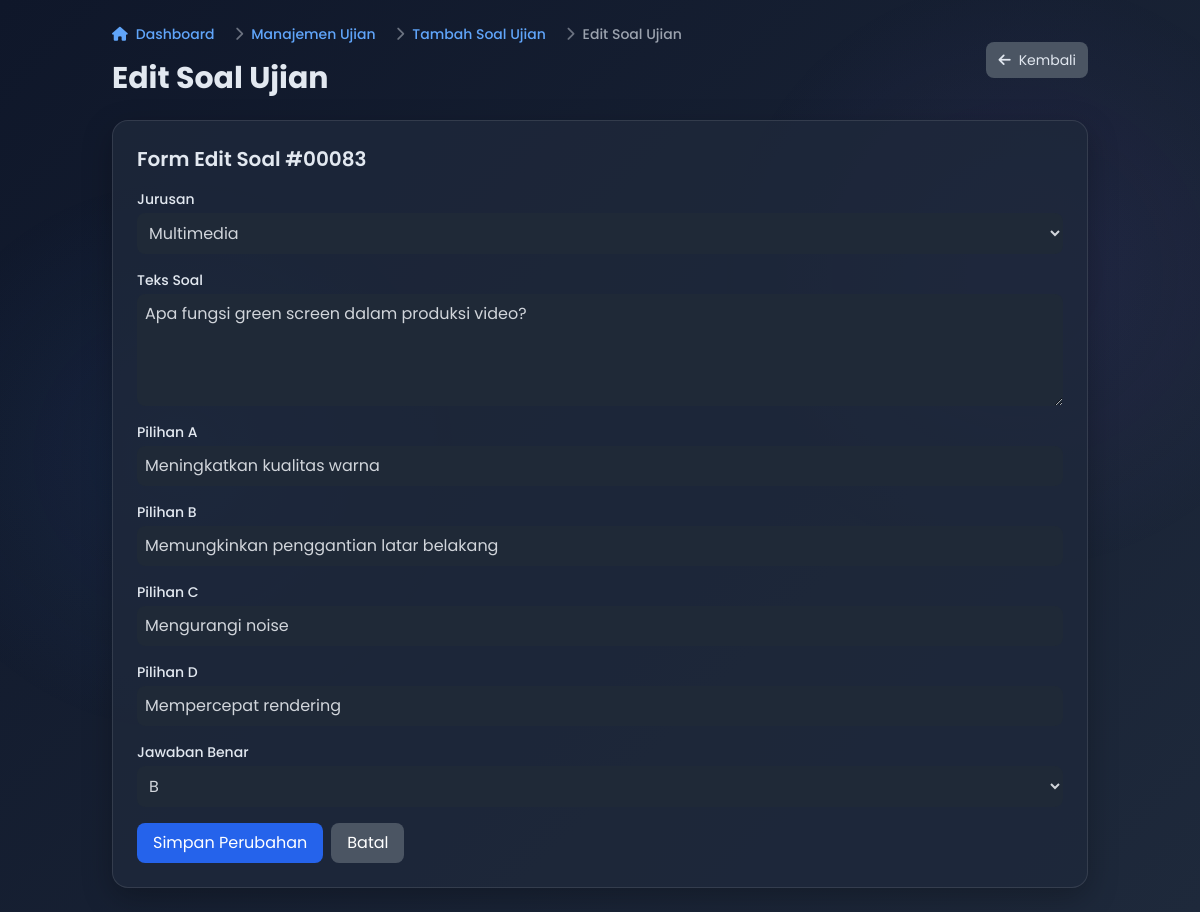
/login/edit_question.php?question_id=83 (signed in), run on the app's committed database.
### tables this page shows
CREATE TABLE `questions` (
  `id` int(11) NOT NULL AUTO_INCREMENT,
  `major_id` int(11) NOT NULL,
  `question_text` text NOT NULL,
  `option_a` varchar(255) NOT NULL,
  `option_b` varchar(255) NOT NULL,
  `option_c` varchar(255) NOT NULL,
  `option_d` varchar(255) NOT NULL,
  `correct_answer` enum('A','B','C','D') NOT NULL,
  `created_at` datetime DEFAULT current_timestamp(),
  PRIMARY KEY (`id`),
  KEY `major_id` (`major_id`),
  CONSTRAINT `questions_ibfk_1` FOREIGN KEY (`major_id`) REFERENCES `majors` (`id`) ON DELETE CASCADE
);

CREATE TABLE `majors` (
  `id` int(11) NOT NULL AUTO_INCREMENT,
  `name` varchar(100) NOT NULL,
  PRIMARY KEY (`id`)
);

### login/edit_question.php (the view, shortened to what this page needs)
<?php
$servername = "localhost";
$username = "root";
$password = "";
$dbname = "stm_gotham";
$conn = new mysqli($servername, $username, $password, $dbname);
$question_id = (int)($_GET['question_id'] ?? 0);
$sql = "SELECT q.id, q.major_id, q.question_text, q.option_a, q.option_b, q.option_c, q.option_d, q.correct_answer
        FROM questions q
        WHERE q.id = ?";
$stmt = $conn->prepare($sql);
$stmt->bind_param("i", $question_id);
$stmt->execute();
$result = $stmt->get_result();
$question = $result->fetch_assoc();
$sql = "SELECT id, name FROM majors ORDER BY name ASC";
$result = $conn->query($sql);
$majors = $result ? $result->fetch_all(MYSQLI_ASSOC) : [];
?>
<!DOCTYPE html>
<html lang="id">
<head>
    <script src="https://cdn.tailwindcss.com"></script>
    <link href="https://cdnjs.cloudflare.com/ajax/libs/font-awesome/6.0.0-beta3/css/all.min.css" rel="stylesheet">
</head>
<body>
    <div class="container mx-auto p-4 md:p-6">
        <div class="flex flex-col md:flex-row justify-between items-start md:items-center mb-6">
            <div>
                <nav class="flex mb-4" aria-label="Breadcrumb">
                    <ol class="inline-flex items-center space-x-1 md:space-x-3">
                        <li class="inline-flex items-center">
                            <a href="admin_dashboard.php" class="inline-flex items-center text-sm font-medium text-blue-400 hover:text-blue-300">
                                <i class="fas fa-home mr-2"></i>
                                Dashboard
                            </a>
                        </li>
                        <li>
                            <div class="flex items-center">
                                <i class="fas fa-chevron-right text-gray-500 mx-2 text-sm"></i>
                                <a href="exam_management.php" class="text-sm font-medium text-blue-400 hover:text-blue-300">Manajemen Ujian</a>
                            </div>
                        </li>
                        <li>
                            <div class="flex items-center">
                                <i class="fas fa-chevron-right text-gray-500 mx-2 text-sm"></i>
                                <a href="add_question.php" class="text-sm font-medium text-blue-400 hover:text-blue-300">Tambah Soal Ujian</a>
                            </div>
                        </li>
                        <li>
                            <div class="flex items-center">
                                <i class="fas fa-chevron-right text-gray-500 mx-2 text-sm"></i>
                                <span class="text-sm font-medium text-gray-400">Edit Soal Ujian</span>
                            </div>
                        </li>
                    </ol>
                </nav>
                <h1 class="text-2xl md:text-3xl font-bold slide-in">Edit Soal Ujian</h1>
            </div>
            <div class="flex space-x-2 mt-4 md:mt-0">
                <a href="add_question.php" class="px-3 py-2 bg-gray-600 hover:bg-gray-700 rounded-lg transition flex items-center text-sm">
                    <i class="fas fa-arrow-left mr-2"></i> Kembali
                </a>
            </div>
        </div>
        <div class="card p-6 slide-in">
            <h2 class="text-xl font-semibold mb-4">Form Edit Soal #<?php echo str_pad($question['id'], 5, '0', STR_PAD_LEFT); ?></h2>
            <form action="" method="post" class="space-y-4">
                <div>
                    <label for="major_id" class="block text-sm font-medium">Jurusan</label>
                    <select id="major_id" name="major_id" class="mt-1 block w-full bg-gray-800 border-gray-700 text-gray-300 rounded-lg p-2 focus:ring-blue-500 focus:border-blue-500">
                        <?php foreach ($majors as $major): ?>
                            <option value="<?php echo $major['id']; ?>" <?php echo $major['id'] == $question['major_id'] ? 'selected' : ''; ?>>
                                <?php echo htmlspecialchars($major['name']); ?>
                            </option>
                        <?php endforeach; ?>
                    </select>
                </div>
                <div>
                    <label for="question_text" class="block text-sm font-medium">Teks Soal</label>
                    <textarea id="question_text" name="question_text" rows="4" class="mt-1 block w-full bg-gray-800 border-gray-700 text-gray-300 rounded-lg p-2 focus:ring-blue-500 focus:border-blue-500" required><?php echo htmlspecialchars($question['question_text']); ?></textarea>
                </div>
                <div>
                    <label for="option_a" class="block text-sm font-medium">Pilihan A</label>
                    <input type="text" id="option_a" name="option_a" value="<?php echo htmlspecialchars($question['option_a']); ?>" class="mt-1 block w-full bg-gray-800 border-gray-700 text-gray-300 rounded-lg p-2 focus:ring-blue-500 focus:border-blue-500" required>
                </div>
                <div>
                    <label for="option_b" class="block text-sm font-medium">Pilihan B</label>
                    <input type="text" id="option_b" name="option_b" value="<?php echo htmlspecialchars($question['option_b']); ?>" class="mt-1 block w-full bg-gray-800 border-gray-700 text-gray-300 rounded-lg p-2 focus:ring-blue-500 focus:border-blue-500" required>
                </div>
                <div>
                    <label for="option_c" class="block text-sm font-medium">Pilihan C</label>
                    <input type="text" id="option_c" name="option_c" value="<?php echo htmlspecialchars($question['option_c']); ?>" class="mt-1 block w-full bg-gray-800 border-gray-700 text-gray-300 rounded-lg p-2 focus:ring-blue-500 focus:border-blue-500" required>
                </div>
                <div>
                    <label for="option_d" class="block text-sm font-medium">Pilihan D</label>
                    <input type="text" id="option_d" name="option_d" value="<?php echo htmlspecialchars($question['option_d']); ?>" class="mt-1 block w-full bg-gray-800 border-gray-700 text-gray-300 rounded-lg p-2 focus:ring-blue-500 focus:border-blue-500" required>
                </div>
                <div>
                    <label for="correct_answer" class="block text-sm font-medium">Jawaban Benar</label>
                    <select id="correct_answer" name="correct_answer" class="mt-1 block w-full bg-gray-800 border-gray-700 text-gray-300 rounded-lg p-2 focus:ring-blue-500 focus:border-blue-500">
                        <option value="B" <?php echo $question['correct_answer'] == 'B' ? 'selected' : ''; ?>>B</option>
                    </select>
                </div>
                <div class="flex space-x-2">
                    <button type="submit" class="px-4 py-2 bg-blue-600 hover:bg-blue-700 text-white rounded-lg transition">Simpan Perubahan</button>
                    <a href="add_question.php" class="px-4 py-2 bg-gray-600 hover:bg-gray-700 text-white rounded-lg transition">Batal</a>
                </div>
            </form>
        </div>
    </div>
</body>
</html>

### login/edit_question.php (style rules this page uses)
body { font-family: 'Poppins', sans-serif; background: linear-gradient(135deg, #0f172a 0%, #1e293b 100%); color: #e2e8f0; margin: 0; min-height: 100vh; position: relative; overflow-x: hidden; }
body::before { content: ''; position: fixed; top: 0; left: 0; width: 100%; height: 100%; background-image: radial-gradient(circle at 15% 50%, rgba(59, 130, 246, 0.08) 0%, transparent 25%), radial-gradient(circle at 85% 30%, rgba(139, 92, 246, 0.08) 0%, transparent 25%); z-index: -1; }
.card { background: rgba(30, 41, 59, 0.8); border-radius: 1rem; box-shadow: 0 10px 30px rgba(0, 0, 0, 0.25); border: 1px solid rgba(255, 255, 255, 0.1); overflow: hidden; transition: all 0.3s ease; }
.slide-in { animation: slideIn 0.5s forwards; }

### data on the page
questions: id "00083", major_id "Multimedia", question_text "Apa fungsi green screen dalam produksi video?", option_a "Meningkatkan kualitas warna", option_b "Memungkinkan penggantian latar belakang", option_c "Mengurangi noise", option_d "Mempercepat rendering", correct_answer "B"
